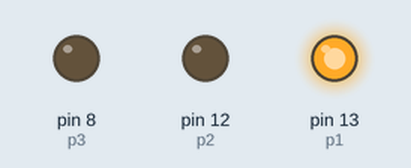
Simulated run of this sketch. Board: Arduino Uno, built with avr-gcc and run on an emulated ATmega328P. On the bench: output pins drawn as LEDs (lit = HIGH).

Above: at 0.02 s.
At 1.47 s:
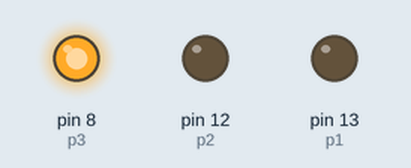
At 2.92 s:
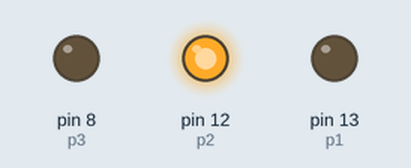
Timing chart, 0 to 3.2 s (numbered marks = the images above):
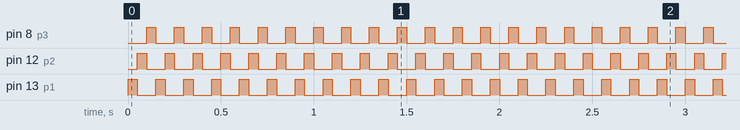

The sketch:

Pisca.ino
```cpp
const int p1 = 13, p2 = 12, p3 = 8;
void setup() {
  pinMode(p1, OUTPUT);
  pinMode(p2, OUTPUT);
  pinMode(p3, OUTPUT);
}

void loop() {
  sync();
}

void sync() {
  for(int i = 0; i <= 100; i++) {
    digitalWrite(p1, HIGH);
    delay(50);
    digitalWrite(p1, LOW);
    digitalWrite(p2, HIGH);
    delay(50);
    digitalWrite(p2, LOW);
    digitalWrite(p3, HIGH);
    delay(50);
    digitalWrite(p3, LOW);
  }
}
```

Measured:
- by itself, pin 8 (p3), pin 12 (p2), pin 13 (p1): alternates HIGH for 0.05 s and LOW for 0.10 s
